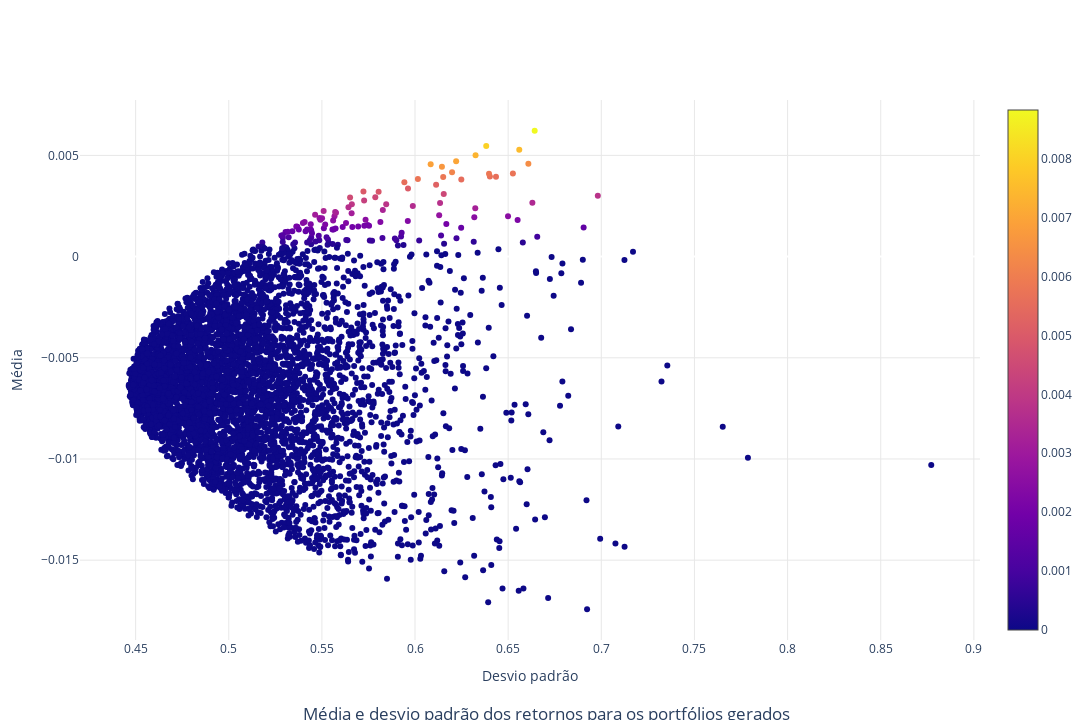

Write notebook code for a chart like this one.
### Code cell
l = len(stds.flatten())
data = [go.Scatter(
            x=stds.flatten(),
            y=means.flatten(),
            mode='markers',            
             marker=dict(
                    color=sharpe.flatten(),
                    showscale=True,
                    cmax=sharpe.flatten().max(),
                    cmin=0,                 
                    )       
        )
       ]

title_text = "Média e desvio padrão dos retornos para os portfólios gerados"
title={'text': title_text, 'xanchor': 'center', 'yanchor': 'bottom', 'y':0, 'x':0.5,}

fig = go.Figure(data=data)

fig.update_layout(title=title, 
            xaxis_rangeslider_visible=False,  width=1280, height=720,
            xaxis_showgrid=True, xaxis_gridwidth=1, xaxis_gridcolor='#E8E8E8',
            yaxis_showgrid=True, yaxis_gridwidth=1, yaxis_gridcolor='#E8E8E8',
            yaxis_title="Média",
            xaxis_title="Desvio padrão",                  
            plot_bgcolor='rgba(0,0,0,0)'              
                 )
                  
fig.show()

### Figure 1 — Plotly figure (JSON) as saved in the notebook; plotly's stock layout.template omitted (floating-point values rounded to 4 significant figures; data arrays with more than 128 entries replaced by an {"elided": "..."} marker saying what was removed)
{"data": [{"marker": {"cmax": 0.008825, "cmin": 0, "color": {"elided": "5000 float values"}, "showscale": true}, "mode": "markers", "type": "scatter", "x": {"elided": "5000 float values"}, "y": {"elided": "5000 float values"}}], "layout": {"height": 720, "plot_bgcolor": "rgba(0,0,0,0)", "title": {"text": "Média e desvio padrão dos retornos para os portfólios gerados", "x": 0.5, "xanchor": "center", "y": 0, "yanchor": "bottom"}, "width": 1280, "xaxis": {"gridcolor": "#E8E8E8", "gridwidth": 1, "rangeslider": {"visible": false}, "showgrid": true, "title": {"text": "Desvio padrão"}}, "yaxis": {"gridcolor": "#E8E8E8", "gridwidth": 1, "showgrid": true, "title": {"text": "Média"}}}}
